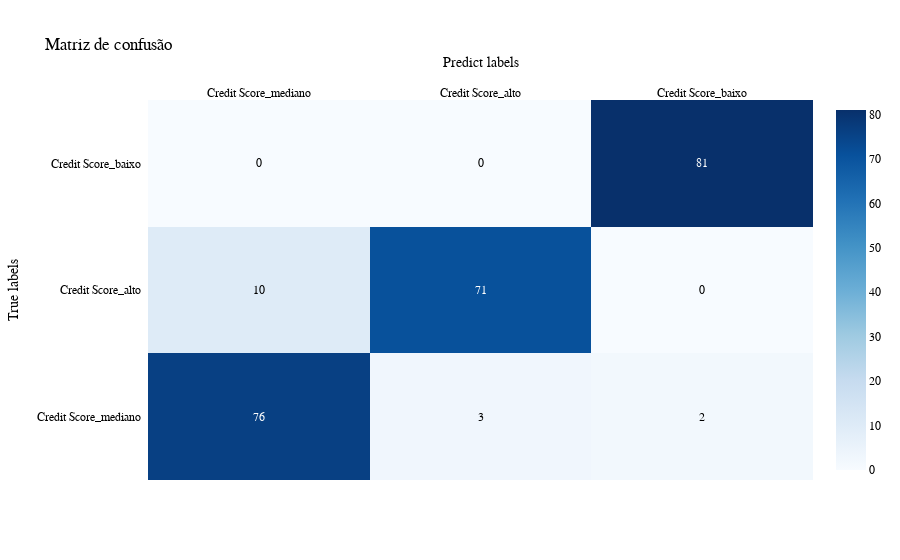

This figure's notebook cell:
### Code cell
confusao_matrix = confusion_matrix(y_train, y_pred_train)
class_names = ["Credit Score_mediano", "Credit Score_alto", "Credit Score_baixo"]

fig = ff.create_annotated_heatmap(
    z=confusao_matrix,
    x=class_names,
    y=class_names,
    colorscale="Blues",
    showscale=True
)
fig.update_layout(
    title="Matriz de confusão",
    xaxis_title="Predict labels",
    yaxis_title="True labels",
    font=dict(
        family="Arial",
        size=12,
        color="black"
    )
)

### Figure 1 — Plotly figure (JSON) as saved in the notebook; plotly's stock layout.template omitted (floating-point values rounded to 4 significant figures)
{"data": [{"colorscale": [[0, "rgb(247,251,255)"], [0.125, "rgb(222,235,247)"], [0.25, "rgb(198,219,239)"], [0.375, "rgb(158,202,225)"], [0.5, "rgb(107,174,214)"], [0.625, "rgb(66,146,198)"], [0.75, "rgb(33,113,181)"], [0.875, "rgb(8,81,156)"], [1, "rgb(8,48,107)"]], "reversescale": false, "showscale": true, "type": "heatmap", "x": ["Credit Score_mediano", "Credit Score_alto", "Credit Score_baixo"], "y": ["Credit Score_mediano", "Credit Score_alto", "Credit Score_baixo"], "z": [[76, 3, 2], [10, 71, 0], [0, 0, 81]]}], "layout": {"annotations": [{"font": {"color": "#FFFFFF"}, "showarrow": false, "text": "76", "x": "Credit Score_mediano", "xref": "x", "y": "Credit Score_mediano", "yref": "y"}, {"font": {"color": "#000000"}, "showarrow": false, "text": "3", "x": "Credit Score_alto", "xref": "x", "y": "Credit Score_mediano", "yref": "y"}, {"font": {"color": "#000000"}, "showarrow": false, "text": "2", "x": "Credit Score_baixo", "xref": "x", "y": "Credit Score_mediano", "yref": "y"}, {"font": {"color": "#000000"}, "showarrow": false, "text": "10", "x": "Credit Score_mediano", "xref": "x", "y": "Credit Score_alto", "yref": "y"}, {"font": {"color": "#FFFFFF"}, "showarrow": false, "text": "71", "x": "Credit Score_alto", "xref": "x", "y": "Credit Score_alto", "yref": "y"}, {"font": {"color": "#000000"}, "showarrow": false, "text": "0", "x": "Credit Score_baixo", "xref": "x", "y": "Credit Score_alto", "yref": "y"}, {"font": {"color": "#000000"}, "showarrow": false, "text": "0", "x": "Credit Score_mediano", "xref": "x", "y": "Credit Score_baixo", "yref": "y"}, {"font": {"color": "#000000"}, "showarrow": false, "text": "0", "x": "Credit Score_alto", "xref": "x", "y": "Credit Score_baixo", "yref": "y"}, {"font": {"color": "#FFFFFF"}, "showarrow": false, "text": "81", "x": "Credit Score_baixo", "xref": "x", "y": "Credit Score_baixo", "yref": "y"}], "autosize": true, "font": {"color": "black", "family": "Arial", "size": 12}, "title": {"text": "Matriz de confusão"}, "xaxis": {"autorange": true, "dtick": 1, "gridcolor": "rgb(0, 0, 0)", "range": [-0.5, 2.5], "side": "top", "ticks": "", "title": {"text": "Predict labels"}, "type": "category"}, "yaxis": {"autorange": true, "dtick": 1, "range": [-0.5, 2.5], "ticks": "", "ticksuffix": "  ", "title": {"text": "True labels"}, "type": "category"}}}
